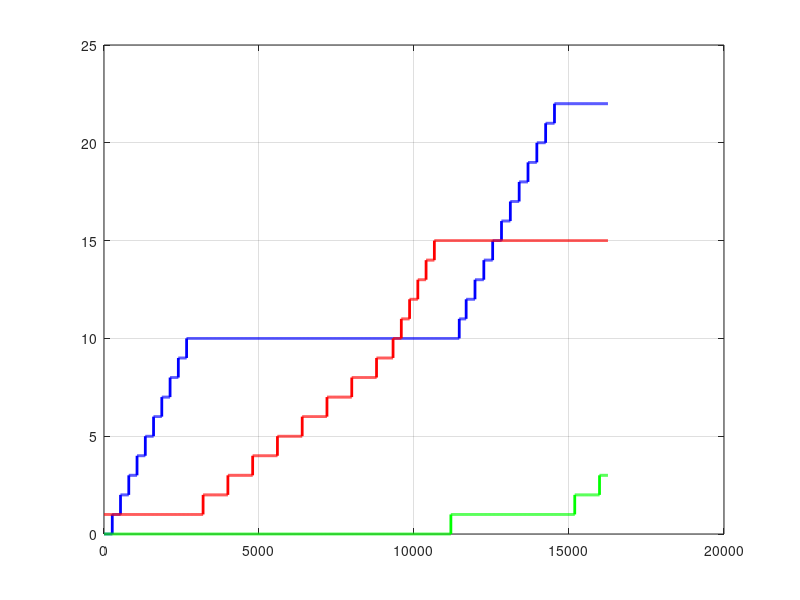

Write the MATLAB code that produced this figure.
agc_max = 16256;
gain_0 = [10 24 6 3 12 6];
y_pre = [0 10; 1 9; 9 15; 0 1; 10.8 22; 1 3];
y_const = [10 22; 0 1; 1 15];
kb = zeros(length(gain_0),2);

gain_1 = gain_0;
for i=2:length(gain_0)
    gain_1(i) = gain_1(i) + gain_1(i-1);
end

gain_step = agc_max/sum(gain_0);
agc_step = [0 round(gain_1*gain_step)];

for i=1:length(gain_0)
    x = agc_step(i:i+1);
    y = y_pre(i,:);

    k = (y(1)-y(2))/(x(1)-x(2));
    b = y(2)-k*x(2);

    kb(i,:) = round([(k*2^15) b]);
end
display(kb)
display(agc_step(2:end))


for i=1:agc_max
    if(i<=agc_step(2))      out(1,i) = floor(i*kb(1,1)/2^15) + kb(1,2);
    else if(i<=agc_step(3)) out(1,i) = y_const(1,1);
    else if(i<=agc_step(4)) out(1,i) = y_const(1,1);
    else if(i<=agc_step(5)) out(1,i) = y_const(1,1);
    else if(i<=agc_step(6)) out(1,i) = floor(i*kb(5,1)/2^15) + kb(5,2);
    else                    out(1,i) = y_const(1,2);
    end; end; end; end; end
end

for i=1:agc_max
    if(i<=agc_step(2))      out(2,i) = y_const(2,1);
    else if(i<=agc_step(3)) out(2,i) = y_const(2,1);
    else if(i<=agc_step(4)) out(2,i) = y_const(2,1);
    else if(i<=agc_step(5)) out(2,i) = floor(i*kb(4,1)/2^15) + kb(4,2);
    else if(i<=agc_step(6)) out(2,i) = y_const(2,2);
    else                    out(2,i) = floor(i*kb(6,1)/2^15) + kb(6,2);
    end; end; end; end; end
end

for i=1:agc_max
    if(i<=agc_step(2))      out(3,i) = y_const(3,1);
    else if(i<=agc_step(3)) out(3,i) = floor(i*kb(2,1)/2^15) + kb(2,2);
    else if(i<=agc_step(4)) out(3,i) = floor(i*kb(3,1)/2^15) + kb(3,2);
    else if(i<=agc_step(5)) out(3,i) = y_const(3,2);
    else if(i<=agc_step(6)) out(3,i) = y_const(3,2);;
    else                    out(3,i) = y_const(3,2);;
    end; end; end; end; end
end

plot(out(1,:),'b','linewidth',2)
hold on
plot(out(2,:),'g','linewidth',2)
plot(out(3,:),'r','linewidth',2)
hold off
grid on